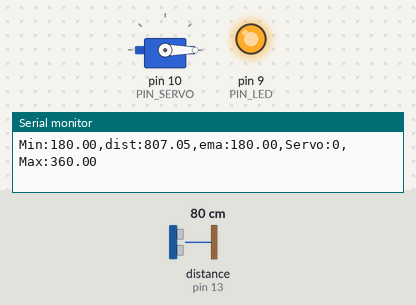
Bench run of a sketch on a simulated Arduino Uno, built with avr-gcc and run on an emulated ATmega328P. Shown: servo, output pins drawn as LEDs (lit = HIGH), the last lines printed to the serial monitor. Wiring (inferred from the names in the program): ultrasonic range finder: trigger pin 12; echo pin 13. Dashed ring = blinking. The inputs (shaded band) are chosen by the test bench; at power-on: distance to the obstacle (sensor on pin 13) 80 cm. The echo pulse lasts 58.3 µs per cm; pins used as bus, display or sensor lines are not drawn.

Above: at 1.2 s.
1.3 s: distance to the obstacle (sensor on pin 13) set to 18 cm
At 2.15 s:
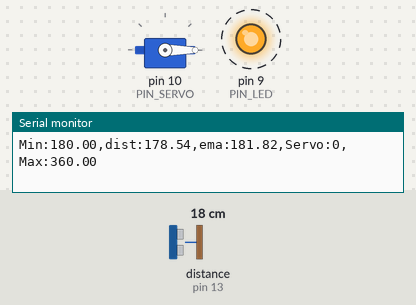
4.3 s: distance to the obstacle (sensor on pin 13) set to 35 cm
At 5.3 s:
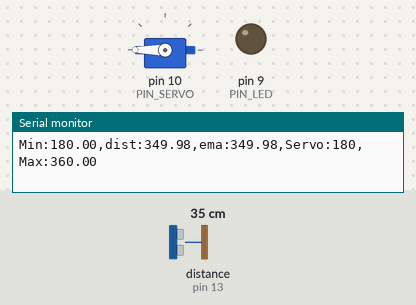
5.9 s: distance to the obstacle (sensor on pin 13) set to 2 cm
At 6.5 s:
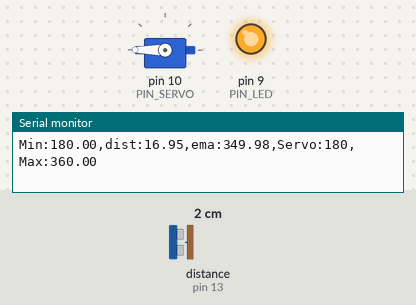
Timing chart, 0 to 8.9 s (numbered marks = the images above; inputs shaded):
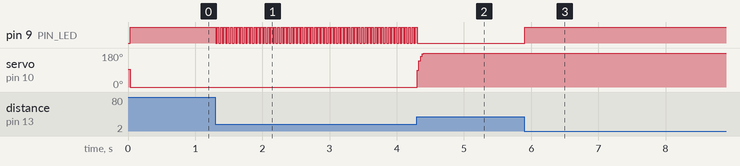

The sketch:

11P07.ino
```cpp
#include <Servo.h>

// Arduino pin assignment
#define PIN_LED   9   // LED active-low
#define PIN_TRIG  12  // sonar sensor TRIGGER
#define PIN_ECHO  13  // sonar sensor ECHO
#define PIN_SERVO 10  // servo motor

// configurable parameters for sonar
#define SND_VEL 346.0     // sound velocity at 24 celsius degree (unit: m/sec)
#define INTERVAL 25      // sampling interval (unit: msec)
#define PULSE_DURATION 10 // ultra-sound Pulse Duration (unit: usec)
#define _DIST_MIN 180.0   // minimum distance to be measured (unit: mm)
#define _DIST_MAX 360.0   // maximum distance to be measured (unit: mm)

#define TIMEOUT ((INTERVAL / 2) * 1000.0) // maximum echo waiting time (unit: usec)
#define SCALE (0.001 * 0.5 * SND_VEL) // coefficent to convert duration to distance

#define _EMA_ALPHA 0.5    // EMA weight of new sample (range: 0 to 1)
                          // Setting EMA to 1 effectively disables EMA filter.

// Target Distance
#define _TARGET_LOW  250.0
#define _TARGET_HIGH 290.0

// duty duration for myservo.writeMicroseconds()
// NEEDS TUNING (servo by servo)

#define _DUTY_MIN 400 // servo full clockwise position (0 degree)
#define _DUTY_NEU 1500 // servo neutral position (90 degree)
#define _DUTY_MAX 2600 // servo full counterclockwise position (180 degree)

// global variables
float  dist_ema, dist_prev = _DIST_MAX; // unit: mm
unsigned long last_sampling_time;       // unit: ms

Servo myservo;

void setup() {
  // initialize GPIO pins
  pinMode(PIN_LED, OUTPUT);
  pinMode(PIN_TRIG, OUTPUT);    // sonar TRIGGER
  pinMode(PIN_ECHO, INPUT);     // sonar ECHO
  digitalWrite(PIN_TRIG, LOW);  // turn-off Sonar

  myservo.attach(PIN_SERVO);
  myservo.writeMicroseconds(_DUTY_NEU);

  // initialize USS related variables
  dist_prev = _DIST_MIN; // raw distance output from USS (unit: mm)
  dist_ema = dist_prev;

  // initialize serial port
  Serial.begin(57600);
}

void loop() {
  float  dist_raw, dist_filtered;

  // wait until next sampling time.
  // millis() returns the number of milliseconds since the program started.
  // will overflow after 50 days.
  if (millis() < last_sampling_time + INTERVAL)
    return;

  // get a distance reading from the USS
  dist_raw = USS_measure(PIN_TRIG, PIN_ECHO);

  // the range filter
  bool in_range_now = (dist_raw != 0.0) && (dist_raw >= _DIST_MIN) && (dist_raw <= _DIST_MAX);
  if (in_range_now) {
    dist_filtered = dist_raw;
    dist_prev = dist_raw;
  } else {
    dist_filtered = dist_prev;
  }

  // Modify the below line to implement the EMA equation
  dist_ema = (1 - _EMA_ALPHA) * dist_ema + _EMA_ALPHA * dist_filtered;

  // add your code here!
  //  거리 -> 각도 선형 매핑 (18cm=0°, 36cm=180°)
  float angle_deg;
  if (dist_ema <= _DIST_MIN)       angle_deg = 0.0;
  else if (dist_ema >= _DIST_MAX)  angle_deg = 180.0;
  else
    angle_deg = (dist_ema - _DIST_MIN) * 180.0 / (_DIST_MAX - _DIST_MIN);

  // 각도 → 마이크로초 (DUTY)
  int duty = (int)(_DUTY_MIN + (angle_deg / 180.0) * (_DUTY_MAX - _DUTY_MIN));
  myservo.writeMicroseconds(duty);

  //  범위 안으로 들어오면 LED 점등(Active-Low: LOW=켜짐), 범위 밖은 소등
  digitalWrite(PIN_LED, in_range_now ? LOW : HIGH);

  // output the distance to the serial port
  Serial.print("Min:");    Serial.print(_DIST_MIN);
  Serial.print(",dist:");   Serial.print(dist_raw);
  Serial.print(",ema:");  Serial.print(dist_ema);
  Serial.print(",Servo:"); Serial.print(myservo.read());
  Serial.print(",Max:");   Serial.print(_DIST_MAX);
  Serial.println("");

  // update last sampling time
  last_sampling_time += INTERVAL;
}

// get a distance reading from USS. return value is in millimeter.
float USS_measure(int TRIG, int ECHO)
{
  digitalWrite(TRIG, HIGH);
  delayMicroseconds(PULSE_DURATION);
  digitalWrite(TRIG, LOW);

  return pulseIn(ECHO, HIGH, TIMEOUT) * SCALE; // unit: mm
}
```

Measured:
- after the input at 1.3 s, pin 9 (PIN_LED): alternates HIGH for 0.02 s and LOW for 0.02 s, starting at once
- after the input at 4.3 s, pin 9 (PIN_LED): goes on until 4.3 s, then stays LOW; servo on pin 10 (PIN_SERVO): 0° → 180° at once
- after the input at 5.9 s, pin 9 (PIN_LED): LOW → HIGH at once
